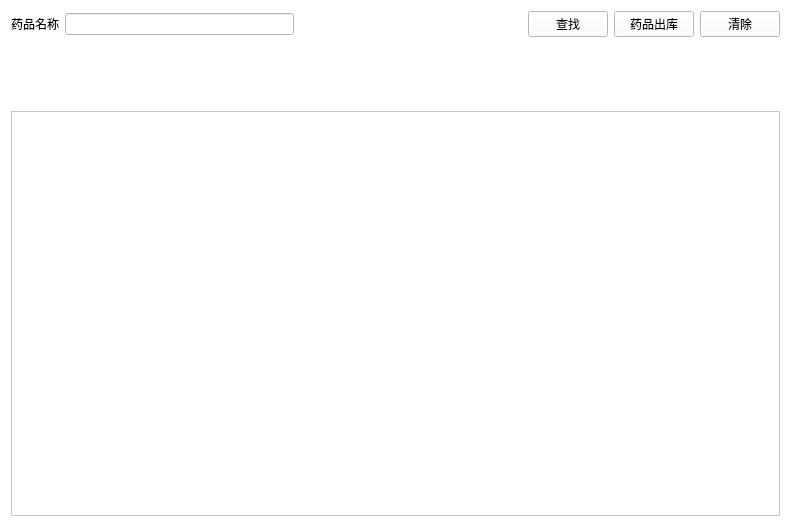
<?xml version="1.0" encoding="UTF-8"?>
<ui version="4.0">
 <class>DrugOutWarehouseBtn</class>
 <widget class="QWidget" name="DrugOutWarehouseBtn">
  <property name="geometry">
   <rect>
    <x>0</x>
    <y>0</y>
    <width>791</width>
    <height>527</height>
   </rect>
  </property>
  <property name="windowTitle">
   <string>Form</string>
  </property>
  <property name="styleSheet">
   <string notr="true">background-color: rgb(255, 255, 255);</string>
  </property>
  <layout class="QVBoxLayout" name="verticalLayout" stretch="1,1,6">
   <item>
    <layout class="QHBoxLayout" name="horizontalLayout_4">
     <item>
      <layout class="QHBoxLayout" name="horizontalLayout">
       <item>
        <widget class="QLabel" name="label">
         <property name="text">
          <string>药品名称</string>
         </property>
        </widget>
       </item>
       <item>
        <widget class="QLineEdit" name="lineEditDrugName"/>
       </item>
       <item>
        <spacer name="horizontalSpacer">
         <property name="orientation">
          <enum>Qt::Horizontal</enum>
         </property>
         <property name="sizeHint" stdset="0">
          <size>
           <width>40</width>
           <height>20</height>
          </size>
         </property>
        </spacer>
       </item>
       <item>
        <widget class="QPushButton" name="btnFind">
         <property name="text">
          <string>查找</string>
         </property>
        </widget>
       </item>
      </layout>
     </item>
     <item>
      <layout class="QHBoxLayout" name="horizontalLayout_3">
       <item>
        <widget class="QPushButton" name="btnOuthouse">
         <property name="text">
          <string>药品出库</string>
         </property>
        </widget>
       </item>
      </layout>
     </item>
     <item>
      <layout class="QHBoxLayout" name="horizontalLayout_2">
       <item>
        <widget class="QPushButton" name="btnClear">
         <property name="text">
          <string>清除</string>
         </property>
        </widget>
       </item>
      </layout>
     </item>
    </layout>
   </item>
   <item>
    <spacer name="verticalSpacer">
     <property name="orientation">
      <enum>Qt::Vertical</enum>
     </property>
     <property name="sizeHint" stdset="0">
      <size>
       <width>20</width>
       <height>40</height>
      </size>
     </property>
    </spacer>
   </item>
   <item>
    <widget class="QTreeView" name="treeView"/>
   </item>
  </layout>
 </widget>
 <resources/>
 <connections/>
</ui>
